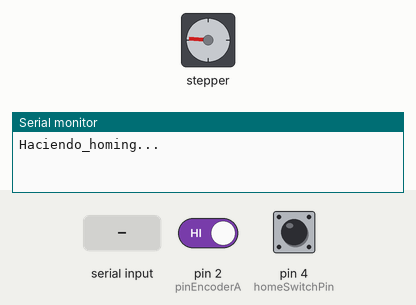
A sketch run on a simulated Arduino Uno, built with avr-gcc and run on an emulated ATmega328P. Shown: stepper motor, the last lines printed to the serial monitor. Wiring (inferred from the names in the program): stepper motor driver (200 steps per turn assumed): step pin 6; direction pin 7. The test bench sets the inputs (shaded band); at power-on: pin 4 (homeSwitchPin) HIGH, pin 2 (pinEncoderA) HIGH.

Above: at 0.8 s.
0.9 s: pin 4 (homeSwitchPin) pulled LOW for 0.15 s
At 1.5 s:
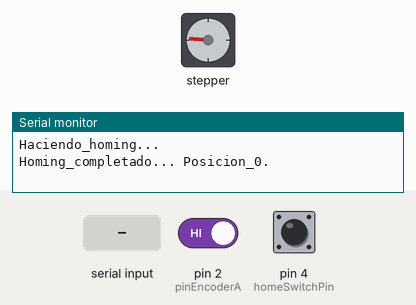
4.0 s: "v=\n" received over Serial
At 6.5 s:
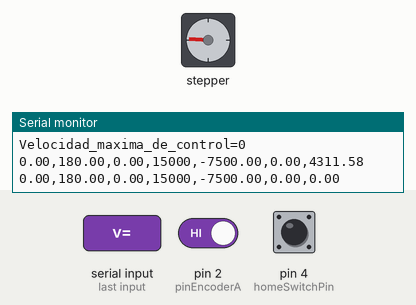
6.8 s: "sp=\n" received over Serial
8.3 s: "spp=\n" received over Serial
Timing chart, 0 to 10.8 s (numbered marks = the images above; inputs shaded):
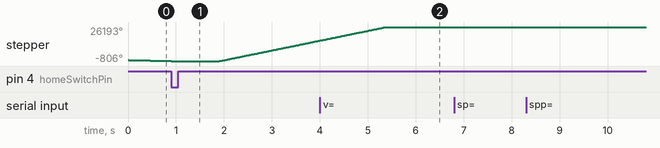

The sketch:

pendulo_invertido.ino
```cpp
// --- Pines ---
const int stepPinCarro = 6;
const int dirPinCarro = 7;
const int homeSwitchPin = 4;
const int pinEncoderA = 2;
const int pinEncoderB = 3;

// --- Variables encoder pêndulo ---
volatile long contadorPulsosPendulo = 0;
volatile long contadorPulsosPenduloAnterior = 0;
// Para calcular velocidad angular
const int PPR_PENDULO = 600;

// --- Variables motor paso a paso carro ---
const int PPR_MOTOR = 1600;
long posicionCarroAnterior = 0; // Para calcular velocidad del carro
const long MAX_PASOS = 15000;

// --- Parámetros LQR (ganancias K) ---
float K_angulo = 19.3496; // Ganancia para el error de ángulo
float K_velocidad_angulo = 1.3912; // Ganancia para velocidad angular
float K_posicion_carro = 0.3957; // Ganancia para el error de posición del carro
float K_velocidad_carro = 0.1265; // Ganancia para velocidad del carro

// --- Setpoint y rango de control ---
float setpointAngulo = 180.0; // Ángulo deseado del péndulo (vertical hacia arriba)
float setpointPosicionCarro = MAX_PASOS / 2.0; // Posición central deseada para el carro
float margenAngulo = 40.0; // Margen angular para activar el control

// --- Tiempo de control ---
unsigned long tiempoAnterior = 0;
float dt = 0.005; // 5 ms

// --- Velocidad máxima y rampa ---
int velocidadMaximaControl = 48000; // Valor de salida máximo para el control del carro
long posicionCarro = 0;

// --- Setup ---
void setup() {
  Serial.begin(115200);

  pinMode(stepPinCarro, OUTPUT);
  pinMode(dirPinCarro, OUTPUT);
  pinMode(homeSwitchPin, INPUT_PULLUP);
  pinMode(pinEncoderA, INPUT_PULLUP);
  pinMode(pinEncoderB, INPUT_PULLUP);
  attachInterrupt(digitalPinToInterrupt(pinEncoderA), leerEncoderPendulo, RISING);

  hacerHoming();
  delay(1000);

  Serial.println("Control_LQR_iniciado.");
  Serial.println("Comandos: _vXX, _spXX, _aXX, _vaXX, _k_aXX, _k_vaXX, _k_pcXX, _k_vcXX");
}


void loop() {
  leerComandosSerial();

  unsigned long ahora = millis();
  if (ahora - tiempoAnterior >= 1000) {
    // Calcular el dt real para mayor precisión en velocidades
    float real_dt = (ahora - tiempoAnterior) / 1000.0;
    tiempoAnterior = ahora;

    // --- Lectura de estados ---
    float angulo = leerAnguloPendulo();
    float anguloInvertido = fmod((360.0 - angulo), 360.0);

    // Calcular velocidad angular del péndulo
    float velocidadAngular = ((contadorPulsosPendulo - contadorPulsosPenduloAnterior) * (360.0 / PPR_PENDULO)) / real_dt;
    contadorPulsosPenduloAnterior = contadorPulsosPendulo;

    // Calcular velocidad del carro (en pasos/segundo)
    float velocidadCarro = (posicionCarro - posicionCarroAnterior) / real_dt;
    posicionCarroAnterior = posicionCarro;

    // --- Cálculo de errores de estado ---
    float errorAngulo = setpointAngulo - anguloInvertido;
    float errorPosicionCarro = setpointPosicionCarro - posicionCarro;

    // --- Control LQR ---
    float salidaLQR = 0;
    bool dentroRango = abs(anguloInvertido - 180.0) < margenAngulo;

    if (dentroRango) {
      // La salida de control LQR es la suma ponderada de los estados
      salidaLQR = K_angulo * errorAngulo +
                  K_velocidad_angulo * velocidadAngular +
                  K_posicion_carro * errorPosicionCarro +
                  K_velocidad_carro * velocidadCarro;
    } else {
      // Si el péndulo se cae, la salida de control es 0 (o puede ir a un control de búsqueda)
      salidaLQR = 0;
    }

    // Mover el carro con la salida del LQR
    moverCarroControl(salidaLQR);

    // --- Enviar datos al serial ---
    Serial.print(anguloInvertido); Serial.print(",");
    Serial.print(setpointAngulo); Serial.print(",");
    Serial.print(salidaLQR); Serial.print(",");
    Serial.print(posicionCarro); Serial.print(",");
    Serial.print(errorPosicionCarro); Serial.print(",");
    Serial.print(velocidadAngular); Serial.print(",");
    Serial.println(velocidadCarro);
  }
}


// --- Función para interrupción del encoder del péndulo ---
void leerEncoderPendulo() {
  int b = digitalRead(pinEncoderB);
  if (b == LOW)
    contadorPulsosPendulo++;
  else
    contadorPulsosPendulo--;
}

// --- Calcular ángulo del péndulo ---
float leerAnguloPendulo() {
  long pulsos = contadorPulsosPendulo;
  float grados = (360.0 * pulsos) / PPR_PENDULO;
  grados = fmod(grados, 360.0);
  if (grados < 0) grados += 360;
  return grados;
}

// --- Homing del carro ---
void hacerHoming() {
  Serial.println("Haciendo_homing...");
  digitalWrite(dirPinCarro, LOW);
  while (digitalRead(homeSwitchPin) == HIGH) {
    digitalWrite(stepPinCarro, HIGH);
    delayMicroseconds(1000);
    digitalWrite(stepPinCarro, LOW);
    delayMicroseconds(1000);
  }
  posicionCarro = 0;
  contadorPulsosPendulo = 0;
  Serial.println("Homing_completado... Posicion_0.");
}

// --- Mover el carro según salida de control ---
void moverCarroControl(float salida) {
  int pasos = constrain((int)salida, -velocidadMaximaControl, velocidadMaximaControl);
  if (pasos == 0) return;

  bool direccion = pasos > 0;
  digitalWrite(dirPinCarro, direccion ? HIGH : LOW);

  // Simular “velocidad” como cantidad de pasos a mover
  for (int i = 0; i < abs(pasos); i++) {
    if ((direccion && posicionCarro < MAX_PASOS) || (!direccion && posicionCarro > 0)) {
      digitalWrite(stepPinCarro, HIGH);
      delayMicroseconds(110);
      digitalWrite(stepPinCarro, LOW);
      delayMicroseconds(110);
      posicionCarro += direccion ? 1 : -1;
    }
  }
}

void leerComandosSerial() {
  static String inputString = "";
  while (Serial.available() > 0) {
    char inChar = (char)Serial.read();
    if (inChar == '\n' || inChar == '\r') {
      inputString.trim();

      // Cambiar velocidad máxima
      if (inputString.startsWith("v=")) {
        int val = inputString.substring(2).toInt();
        if (val >= 0 && val <= 100000) {
          velocidadMaximaControl = val;
          Serial.print("Velocidad_maxima_de_control=");
          Serial.println(velocidadMaximaControl);
        } else {
          Serial.println("Valor_de_velocidad_fuera_de_rango_[0-100000]");
        }

      // Cambiar setpoint de ángulo
      } else if (inputString.startsWith("sp=")) {
        float nuevoSetpointAngulo = inputString.substring(3).toFloat();
        if (nuevoSetpointAngulo >= 0 && nuevoSetpointAngulo <= 360) {
          setpointAngulo = nuevoSetpointAngulo;
          Serial.print("Setpoint_de_angulo_actualizado_A_");
          Serial.println(setpointAngulo);
        } else {
          Serial.println("Setpoint_de_angulo_fuera_de_rango_[0-360]");
        }

      // Cambiar setpoint de posición del carro
      } else if (inputString.startsWith("spp=")) {
        float nuevoSetpointPosicion = inputString.substring(4).toFloat();
        if (nuevoSetpointPosicion >= 0 && nuevoSetpointPosicion <= MAX_PASOS) {
          setpointPosicionCarro = nuevoSetpointPosicion;
          Serial.print("Setpoint_de_posicion_del_carro_actualizado_A_");
          Serial.println(setpointPosicionCarro);
        } else {
          Serial.print("Setpoint_de_posicion_del_carro_fuera_de_rango_[0-");
          Serial.print(MAX_PASOS);
          Serial.println("]");
        }

      // Cambiar ganancias K individualmente
      } else if (inputString.startsWith("k_a")) {
        K_angulo = inputString.substring(4).toFloat();
        Serial.print("K_angulo=");
        Serial.println(K_angulo);
      } else if (inputString.startsWith("k_va")) {
        K_velocidad_angulo = inputString.substring(5).toFloat();
        Serial.print("K_velocidad_angulo=");
        Serial.println(K_velocidad_angulo);
      } else if (inputString.startsWith("k_pc")) {
        K_posicion_carro = inputString.substring(5).toFloat();
        Serial.print("K_posicion_carro=");
        Serial.println(K_posicion_carro);
      } else if (inputString.startsWith("k_vc")) {
        K_velocidad_carro = inputString.substring(5).toFloat();
        Serial.print("K_velocidad_carro=");
        Serial.println(K_velocidad_carro);
      }

      // Comando inválido o consulta
      else {
        Serial.println("Comando_no_reconocido._Usa_v=XX, sp=XX, spp=XX, k_aXX, k_vaXX, k_pcXX, k_vcXX");
      }

      inputString = "";
    } else {
      inputString += inChar;
    }
  }
}
```
